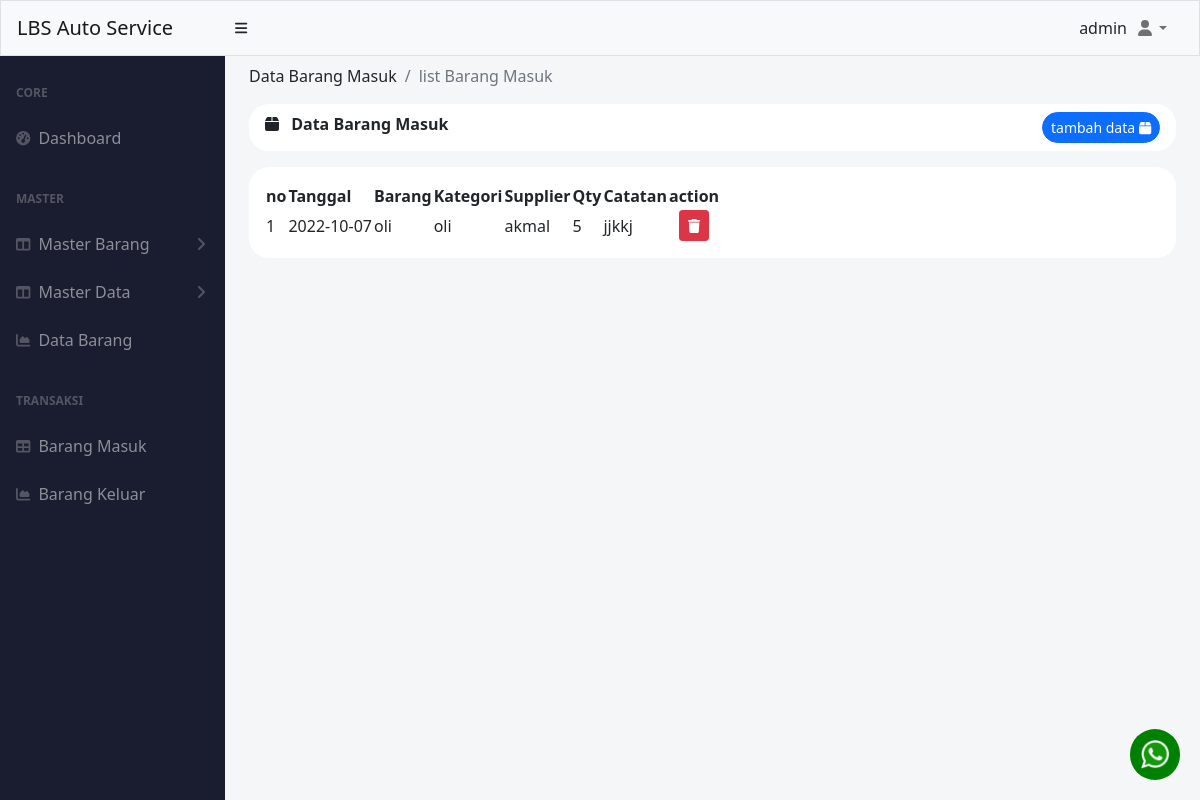
Before: /index.php?menu=barang-masuk (signed in) with the older database file.
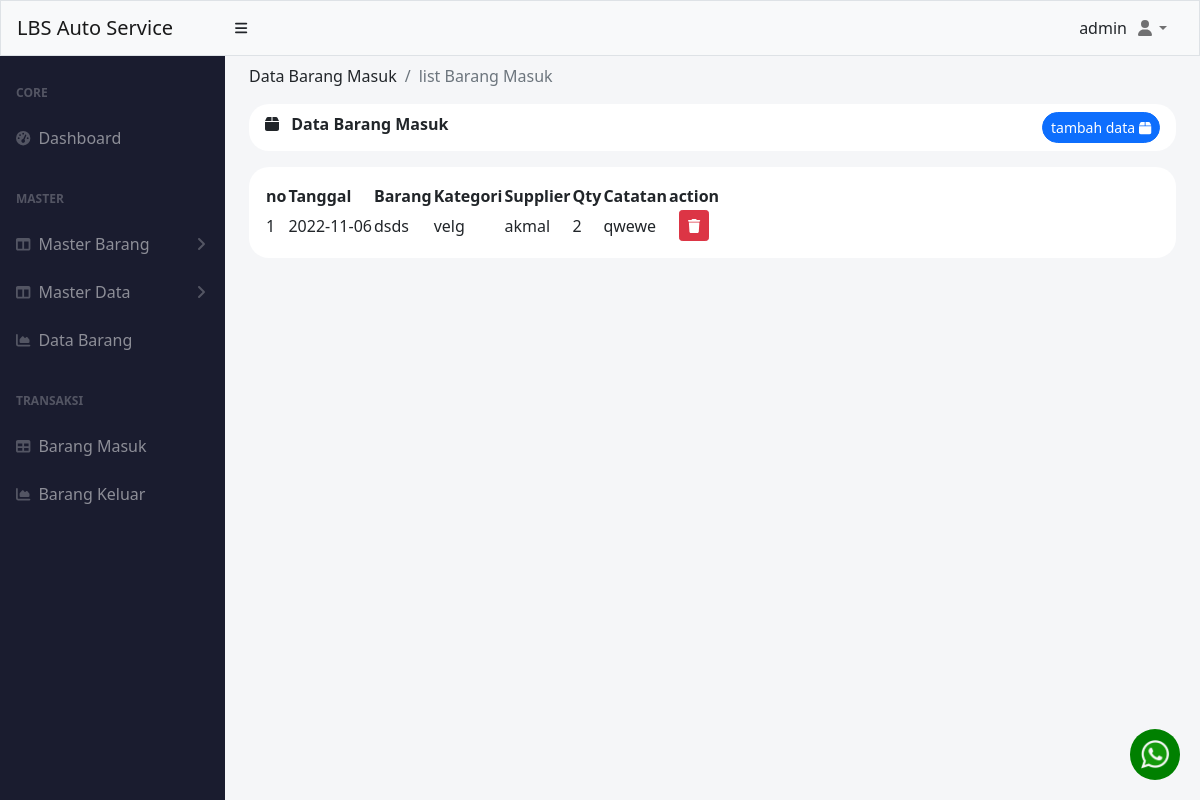
After: the same page with the newer database file.
### tables this page shows
CREATE TABLE `barang_masuk` (
  `id` int(11) NOT NULL,
  `supplier_id` int(11) NOT NULL,
  `tanggal` date NOT NULL,
  `catatan` varchar(255) NOT NULL,
  `qty` int(11) NOT NULL,
  `users_id` int(11) NOT NULL,
  `barang_id` int(11) NOT NULL
);

CREATE TABLE `barang` (
  `id` int(11) NOT NULL,
  `nama` varchar(50) NOT NULL,
  `kategori_id` int(11) NOT NULL,
  `rak_id` int(11) NOT NULL,
  `qty` int(11) NOT NULL
);

CREATE TABLE `kategori` (
  `id` int(11) NOT NULL,
  `nama` varchar(50) NOT NULL
);

CREATE TABLE `supplier` (
  `id` int(11) NOT NULL,
  `nama` varchar(50) NOT NULL,
  `alamat` varchar(255) NOT NULL,
  `telp` char(20) NOT NULL,
  `kategori_id` int(11) NOT NULL
);

### pages/barang_masuk/index.php (the view, shortened to what this page needs)
<?php
include './koneksi.php';
$queryBarang = mysqli_query($conn, "SELECT
barang_masuk.id as id,
tanggal,
supplier.nama as supplier,
barang.nama as barang,
kategori.nama as kategori,
catatan,
barang_masuk.qty as qty
FROM barang_masuk
INNER JOIN supplier
ON supplier.id = barang_masuk.supplier_id
INNER JOIN barang
ON barang.id = barang_masuk.barang_id
INNER JOIN kategori
ON barang.kategori_id = kategori.id
ORDER BY tanggal DESC");
?>
<div class="container-fluid px-4 ">
    <ol class="breadcrumb pt-2">
        <li class="breadcrumb-item ">Data Barang Masuk</li>
        <li class="breadcrumb-item active">list Barang Masuk</li>
    </ol>
    <div class="mb-4">
        <div class="card-header clearfix mb-3" style="border-radius: 20px ;background-color: white; border:0px;">
            <i class="fa-solid fa-box"></i>
            <span class="ms-2 fw-bolder"> Data Barang Masuk</span>
            <a href="index.php?barang-masuk=add" class="btn btn-sm btn-primary float-end rounded-pill">
                tambah data <i class="fa-solid fa-box"></i>
            </a>
        </div>
        <div class="p-3  bg-white " style="border-radius: 20px; ">
            <table id="datatablesSimple" style="border-color: white;">
                <thead class="">
                    <tr>
                        <th>no</th>
                        <th>Tanggal</th>
                        <th>Barang</th>
                        <th>Kategori</th>
                        <th>Supplier</th>
                        <th>Qty</th>
                        <th>Catatan</th>
                        <th>action</th>
                    </tr>
                </thead>
                <tbody>
                    <?php
                    $i = 0;
                    while ($data = mysqli_fetch_assoc($queryBarang)) :
                    ?>
                        <tr>
                            <td><?= $i += 1 ?></td>
                            <td><?= $data['tanggal'] ?></td>
                            <td><?= $data['barang'] ?></td>
                            <td><?= $data['kategori'] ?></td>
                            <td><?= $data['supplier'] ?></td>
                            <td><?= $data['qty'] ?></td>
                            <td><?= $data['catatan'] ?></td>
                            <td class="text-center">
                                <a href="index.php?barang-masuk=delete&id= <?= $data['id'] ?>" class="btn btn-sm btn-danger text-white">
                                    <i class="fa-solid fa-trash"></i>
                                </a>
                            </td>
                        </tr>
                    <?php
                    endwhile;
                    ?>
                </tbody>
            </table>
        </div>
    </div>
</div>

Changed rows visible on the page:
removed barang_masuk: tanggal "2022-10-07", barang.nama "oli", kategori.nama "oli", supplier.nama "akmal", qty "5", catatan "jjkkj"
added barang_masuk: tanggal "2022-11-06", barang.nama "dsds", kategori.nama "velg", supplier.nama "akmal", qty "2", catatan "qwewe"
